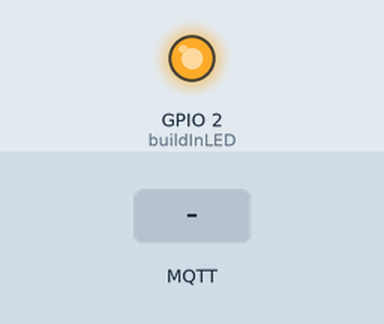
A sketch run on a simulated ESP8266 (NodeMCU). Parts: output pins drawn as LEDs (lit = HIGH). Dashed ring = blinking. The test bench sets the inputs (shaded band). WiFi joins after 1.5 s; servers stay silent unless stated; no MQTT or app messages arrive unless stated; what the sketch prints to the serial monitor is not drawn.

Above: at 2.7 s.
2.8 s: MQTT message "reset" arrives on the first subscribed topic
At 3.2 s:
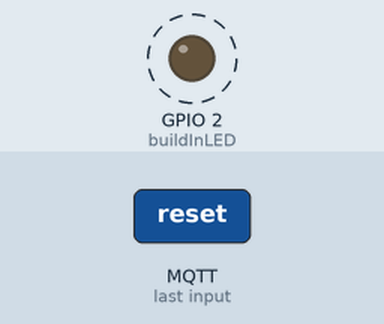
7.3 s: MQTT message "start" arrives on the first subscribed topic
At 14.2 s:
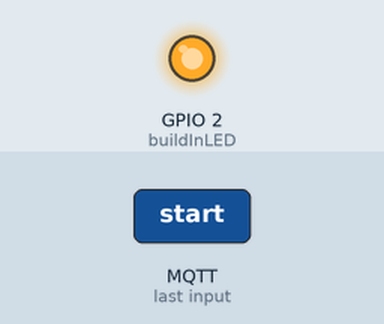
Timing chart, 0 to 15.7 s (numbered marks = the images above; inputs shaded):
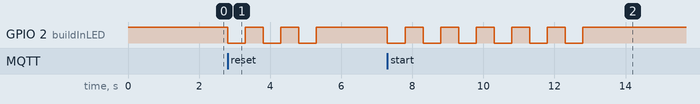

The sketch:

Teremki1.ino
```cpp
#include <ESP8266WiFi.h>
#include <PubSubClient.h>

int buildInLED = 2;

const char* ssid = ""; //
const char* password = ""; //

const char* mqtt_server = "node02.myqtthub.com";  // сервер mqtt
const char* mqttUser = "Teremki1";              //
const char* mqttPassword = "12345678";   //
const char* mqttClientId = "Teremki1";  //


// Callback function header Сигнатура функции выполняемой при получениии сообщения
void callback(char* topic, byte* payload, unsigned int length);

WiFiClient espClient;     //  Создали объект типа wi-fi клиент из импортированной библиотеки
PubSubClient client(mqtt_server, 1883, callback, espClient);     // Создали объект общающийся с mqtt, передали в него сервер, порт, нашу функцию и нашего сетевого клиента


void setup_wifi() {                 // Функция подключения по wi-fi

  delay(10);
  // We start by connecting to a WiFi network
  Serial.println();
  Serial.print("Connecting to ");
  Serial.println(ssid);

  WiFi.begin(ssid, password);

  while (WiFi.status() != WL_CONNECTED) {
    delay(500);
    Serial.print(".");
  }

  randomSeed(micros());

  Serial.println("");
  Serial.println("WiFi connected");
  Serial.println("IP address: ");
  Serial.println(WiFi.localIP());
}

void Blink(int repeat){

  for (int i = 0; i < repeat; i++){
    digitalWrite(buildInLED, LOW);
    delay(500);
    digitalWrite(buildInLED, HIGH);
    delay(500);
  }
}

// Реализация нашей функции, она будет выполнена при получении сообщения
void callback(char* topic, byte* payload, unsigned int length) {
  Serial.print("Message arrived [");
  Serial.print(topic);
  Serial.print("] ");

  String messageTemp;  // Наша функция по умолчанию принимает массив байт - ,
  // мы создали переменную строка и далее в цикле переделываем её в строку..
    for (int i = 0; i < length; i++) {
    Serial.print((char)payload[i]);
    messageTemp += (char)payload[i];
  }

    if (String(topic) == "command") {
    // Serial.print("Swithcing to");
    if(messageTemp == "reset"){
      Serial.println("command reset");
      Blink(3);
    }
    else if(messageTemp == "start"){
    Serial.println("command start");
    Blink(6);
    }
  }

  //turn the LED OFF if the payload is '0' and publish to the MQTT server a confirmation message
  //if (payload[0] == '0'){
    //digitalWrite(lightPin, LOW);
    //client.publish("outTopic", "Light Off");
    //}
} // void callback


void reconnect() {
  // Loop until we're reconnected
  while (!client.connected()) {
    Serial.print("Attempting MQTT connection...");

    if (client.connect(mqttClientId, mqttUser, mqttPassword)) {
      Serial.println("connected");
      client.subscribe("command");
    } else {
      Serial.print("failed, rc=");
      Serial.print(client.state());
      Serial.println(" try again in 5 seconds");
      // Wait 5 seconds before retrying
      delay(5000);
    }
  }
}


bool Need(){
  long time = millis();
  if (time % 180000 == 1){ // 300000 = 5 минут
    return true;
  }
  return false;
}

void setup() {
  pinMode(buildInLED, OUTPUT);
  digitalWrite(buildInLED, HIGH); // подавая high выключаем светодиод так как выход и светодиод инвертированы
  Serial.begin(115200);
  setup_wifi();
  client.setServer(mqtt_server, 1883);
  client.setCallback(callback);
}

void loop() {

  if (!client.connected()) {
    reconnect();
  }
   if (Need()){
      Serial.println("I am publishing");
  client.publish("temperatures", "76 55 55 44 33 25");
  }

  client.loop();
}
```

Measured:
- after the input at 2.8 s, GPIO 2 (buildInLED): alternates HIGH for 0.50 s and LOW for 0.50 s, 6 changes in all, then stays HIGH, starting at once
- after the input at 7.3 s, GPIO 2 (buildInLED): alternates HIGH for 0.50 s and LOW for 0.50 s, 12 changes in all, then stays HIGH, starting at once
